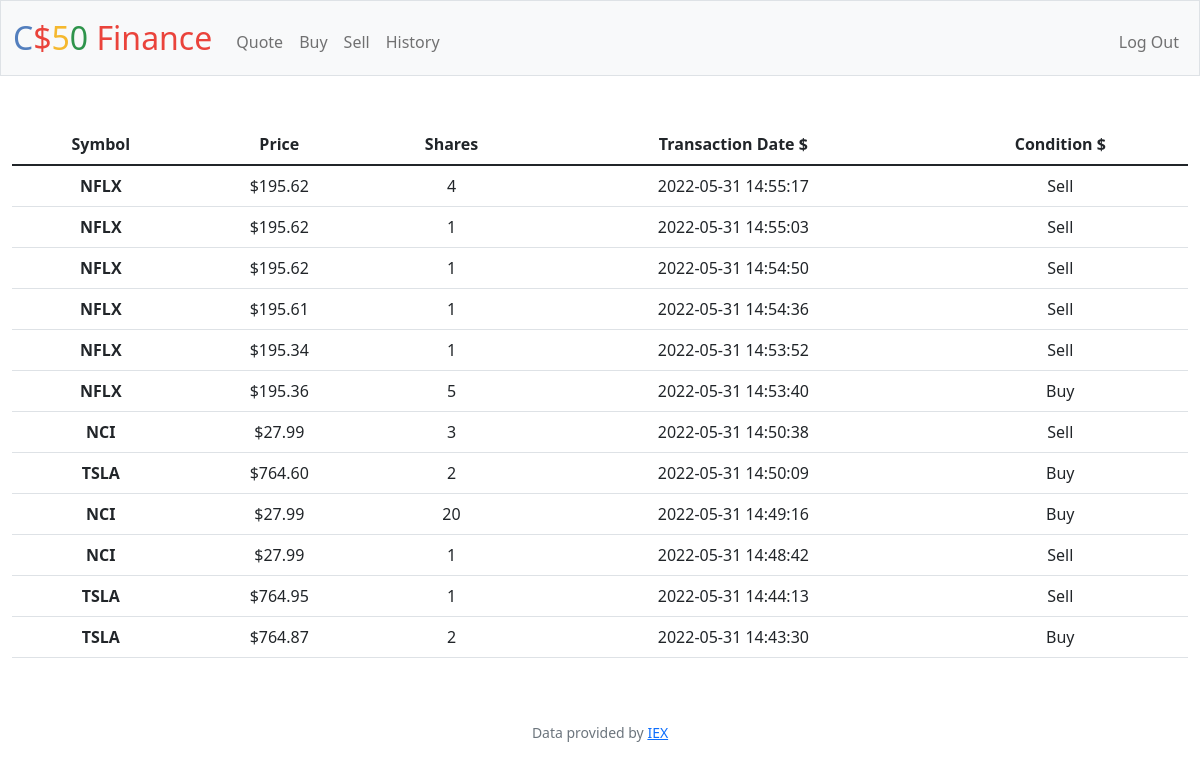
Screenshot of /history (signed in) with the database file from the repository.
### tables this page shows
CREATE TABLE logs (
id INTEGER PRIMARY KEY AUTOINCREMENT,
user_id INTEGER NOT NULL,
stock_symbol TEXT NOT NULL,
price NUMERIC NOT NULL,
shares INTEGER NOT NULL,
transaction_date text,
condition TEXT NOT NULL,
FOREIGN KEY (user_id) REFERENCES users(id)
);

### app.py (the view)
@app.route("/history")
@login_required
def history():
    logs = db.execute(
        "SELECT * from logs where user_id = ? order by transaction_date DESC", session["user_id"])
    return render_template("history.html", logs=logs)

### app.py (called while the page is built)
@app.after_request
def after_request(response):
    response.headers["Cache-Control"] = "no-cache, no-store, must-revalidate"
    response.headers["Expires"] = 0
    response.headers["Pragma"] = "no-cache"
    return response

### helpers.py (called while the page is built)
def login_required(f):
    @wraps(f)
    def decorated_function(*args, **kwargs):
        if session.get("user_id") is None:
            return redirect("/login")
        return f(*args, **kwargs)
    return decorated_function

def usd(value):
    return f"${value:,.2f}"

### templates/history.html
{% extends "layout.html" %}
{% block main %}
<table class="table">
    <thead>
        <tr>
            <th scope="col">Symbol</th>
            <th scope="col">Price</th>
            <th scope="col">Shares</th>
            <th scope="col">Transaction Date $</th>
            <th scope="col">Condition $</th>
        </tr>
    </thead>
    <tbody>
        {%for log in logs %}
        <tr>
            <th scope="row">{{log["stock_symbol"]}}</th>
            <td>{{usd(log["price"])}}</td>
            <td>{{log["shares"]}}</td>
            <td>{{log["transaction_date"]}}</td>
            <td>{{log["condition"]}}</td>
        </tr>
        {% endfor %}
    </tbody>
</table>
{% endblock %}

### templates/layout.html (shortened to what this page needs)
<!DOCTYPE html>
<html lang="en">
    <head>
        <link href="https://cdn.jsdelivr.net/npm/bootstrap@5.1.3/dist/css/bootstrap.min.css" rel="stylesheet">
        <link href="/static/styles.css" rel="stylesheet">
    </head>
    <body>
        <nav class="bg-light border navbar navbar-expand-md navbar-light">
            <div class="container-fluid">
                <a class="navbar-brand" href="/"><span class="blue">C</span><span class="red">$</span><span class="yellow">5</span><span class="green">0</span> <span class="red">Finance</span></a>
                <div class="collapse navbar-collapse" id="navbar">
                    {% if session["user_id"] %}
                        <ul class="navbar-nav me-auto mt-2">
                            <li class="nav-item"><a class="nav-link" href="/quote">Quote</a></li>
                            <li class="nav-item"><a class="nav-link" href="/buy">Buy</a></li>
                            <li class="nav-item"><a class="nav-link" href="/sell">Sell</a></li>
                            <li class="nav-item"><a class="nav-link" href="/history">History</a></li>
                        </ul>
                        <ul class="navbar-nav ms-auto mt-2">
                            <li class="nav-item"><a class="nav-link" href="/logout">Log Out</a></li>
                        </ul>
                    {% else %}
                        <ul class="navbar-nav ms-auto mt-2">
                            <li class="nav-item"><a class="nav-link" href="/register">Register</a></li>
                            <li class="nav-item"><a class="nav-link" href="/login">Log In</a></li>
                        </ul>
                    {% endif %}
                </div>
            </div>
        </nav>
        <main class="container-fluid py-5 text-center">
            {% block main %}{% endblock %}
        </main>
        <footer class="mb-5 small text-center text-muted">
            Data provided by <a href="https://iexcloud.io/">IEX</a>
        </footer>
    </body>
</html>

### static/styles.css (style rules this page uses)
nav .navbar-brand { font-size: xx-large; }
nav .navbar-brand .blue { color: #537fbe; }
nav .navbar-brand .red { color: #ea433b; }
nav .navbar-brand .yellow { color: #f5b82e; }
nav .navbar-brand .green { color: #2e944b; }

### rows the page displays
logs: stock_symbol "NFLX", price "$195.62", shares "4", transaction_date "2022-05-31 14:55:17", condition "Sell"
logs: stock_symbol "NFLX", price "$195.62", shares "1", transaction_date "2022-05-31 14:55:03", condition "Sell"
logs: stock_symbol "NFLX", price "$195.62", shares "1", transaction_date "2022-05-31 14:54:50", condition "Sell"
logs: stock_symbol "NFLX", price "$195.61", shares "1", transaction_date "2022-05-31 14:54:36", condition "Sell"
logs: stock_symbol "NFLX", price "$195.34", shares "1", transaction_date "2022-05-31 14:53:52", condition "Sell"
logs: stock_symbol "NFLX", price "$195.36", shares "5", transaction_date "2022-05-31 14:53:40", condition "Buy"
logs: stock_symbol "NCI", price "$27.99", shares "3", transaction_date "2022-05-31 14:50:38", condition "Sell"
logs: stock_symbol "TSLA", price "$764.60", shares "2", transaction_date "2022-05-31 14:50:09", condition "Buy"
logs: stock_symbol "NCI", price "$27.99", shares "20", transaction_date "2022-05-31 14:49:16", condition "Buy"
logs: stock_symbol "NCI", price "$27.99", shares "1", transaction_date "2022-05-31 14:48:42", condition "Sell"
logs: stock_symbol "TSLA", price "$764.95", shares "1", transaction_date "2022-05-31 14:44:13", condition "Sell"
logs: stock_symbol "TSLA", price "$764.87", shares "2", transaction_date "2022-05-31 14:43:30", condition "Buy"
